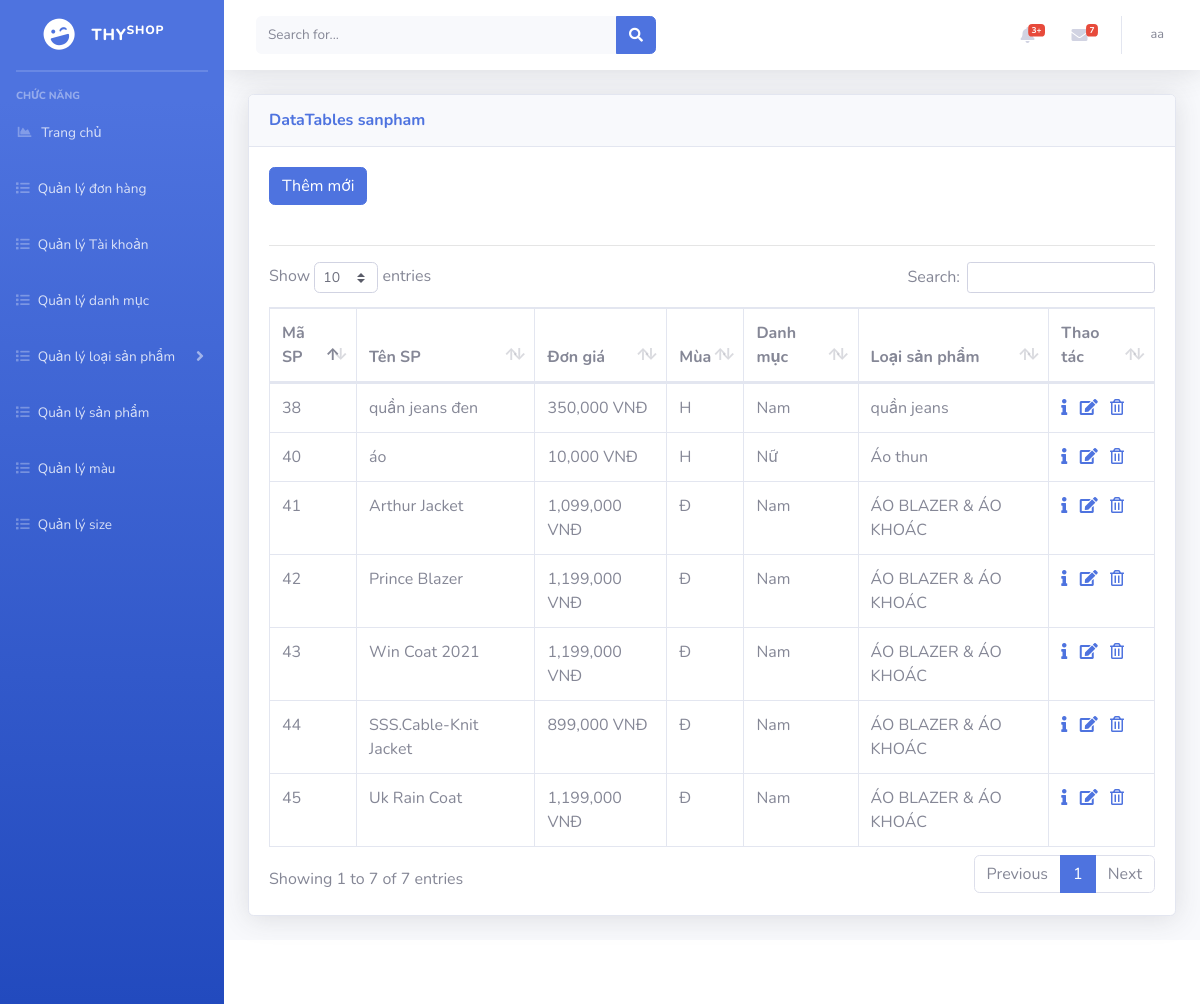
Screenshot of /admin/index.php?mod=sanpham (signed in) with the database file from the repository.
### tables this page shows
CREATE TABLE `sanpham` (
  `idSP` int(11) NOT NULL,
  `tenSP` varchar(100) NOT NULL,
  `donGia` decimal(10,0) NOT NULL,
  `mua` char(1) NOT NULL,
  `moTa` text NOT NULL,
  `trangThai` char(1) NOT NULL,
  `idLSP` int(11) NOT NULL
);

CREATE TABLE `loaisanpham` (
  `idLSP` int(11) NOT NULL,
  `tenLSP` varchar(200) NOT NULL,
  `trangThai` char(1) NOT NULL,
  `idDM` int(11) NOT NULL
);

CREATE TABLE `danhmuc` (
  `idDM` int(11) NOT NULL,
  `tenDM` varchar(200) NOT NULL,
  `trangThai` varchar(200) NOT NULL
);

### admin/models/connection.php (called while the page is built, shortened)
<?php
    class Connection{
        function __construct()
        {
            $server_name ="localhost";
            $username ="root";
            $password ="";
            $db_name ="shopthy";
            $this->conn = new mysqli($server_name,$username,$password,$db_name);
        }
    }
?>

### admin/models/model.php (called while the page is built, shortened)
<?php
 require_once('./models/connection.php');
class Model
{
    function __construct()
    {
        $conn_obj = new Connection();
        $this->conn = $conn_obj->conn;
    }
}
?>

### admin/controller/sanPhamController.php (called while the page is built, shortened)
<?php
require_once('./models/sanPhamModel.php');
class sanPhamController
{
    var $sp_model;
    public function __construct()
    {
        $this->sp_model = new sanPhamModel();
    }
    public function getAllSanPham()
    {
        $data = $this->sp_model->getAllSanPham();
        return $data;
    }
}

### admin/models/sanPhamModel.php (called while the page is built, shortened)
<?php
require_once('./models/model.php');
class sanPhamModel extends Model
{
    public function getAllSanPham()
    {
        $sql = "select * from sanpham where trangThai = 1";
        $rs = $this->conn->query($sql);
        $data = array();
        if ($rs->num_rows > 0) {
            while ($row = $rs->fetch_assoc()) {
                $data[] = $row;
            }
        }
        return $data;
    }
}

### admin/controller/loaiSanPhamController.php (called while the page is built, shortened)
<?php
    require_once('./models/loaiSanPhamModel.php');
    class loaiSanPhamController{
        var $lsp_model;
        public function __construct()
        {
            $this->lsp_model = new loaiSanPhamModel();
        }
        public function getTenLoaiSanPham($id){
            return $this->lsp_model->getTenLoaiSanPham($id);
        }
        public function getIdDanhmuc($id)
        {
            return $this->lsp_model->getIdDanhMuc($id);
        }
    }
?>

### admin/models/loaiSanPhamModel.php (called while the page is built, shortened)
<?php
require_once("./models/model.php");
class loaiSanPhamModel extends Model
{
    public function getTenLoaiSanPham($id){
        $query = "select tenLSP from loaisanpham where idLSP ='$id' ";
        $rs = $this->conn->query($query)->fetch_assoc();
        return $rs['tenLSP'];
    }
    public function getIdDanhMuc($id)
    {
        $query = "select idDM from loaisanpham where idLSP ='$id' ";
        $rs = $this->conn->query($query)->fetch_assoc();
        return $rs['idDM'];
    }
}

### admin/controller/danhMucController.php (called while the page is built, shortened)
<?php
    require_once('./models/danhmucModel.php');
    class danhMucController{
        var $dm_model;
        public function __construct()
        {
            $this->dm_model = new DanhMucModel();
        }
        public function getTenDM($idDM){
            $tenDM = $this->dm_model->getTenDM($idDM);
            return $tenDM;
        }
    }

### admin/models/danhmucModel.php (called while the page is built, shortened)
<?php
    require_once('./models/model.php');
    class DanhMucModel extends Model
    {
        public function getTenDM($idDM)
        {
            if($idDM!=null){
                $sql = "select tenDM from danhmuc where idDM = '$idDM'";
                $rs = $this->conn->query($sql)->fetch_assoc();
                return $rs['tenDM'];
            }
        }
    }
?>

### admin/views/sanpham/sanphamView.php (the view, shortened to what this page needs)
<?php
    require_once('controller/sanPhamController.php');
    require_once('controller/loaiSanPhamController.php');
    require_once('controller/danhMucController.php');
    $sp_controller = new sanPhamController();
    $lsp_controller = new loaiSanPhamController();
    $dm_controller = new danhMucController();
    $data = $sp_controller->getAllSanPham();
?>
<a href="?mod=sanpham&act=add" type="button" class="btn btn-primary">Thêm mới</a>
<br>
<br>
<hr>
<?php
    if($data == null){ ?>
        <p>Không có sản phẩm nào</p>
<?php
    }
    else{
?>
<table class="table table-bordered" id="dataTable" width="100%" cellspacing="0">
    <thead>
        <tr>
        <th scope="col">Mã SP</th>
        <th scope="col">Tên SP</th>
        <th scope="col">Đơn giá</th>
        <th scope="col">Mùa</th>
        <th scope="col">Danh mục</th>
        <th scope="col">Loại sản phẩm</th>
        <th scope="col">Thao tác</th>
        </tr>
    </thead>
    <tbody>
        <?php foreach ($data as $row) { ?>
        <tr>
            <td><?= $row['idSP'] ?></td>
            <td><?= $row['tenSP'] ?></td>
            <td><?= number_format($row['donGia'], 0) ." VNĐ";  ?></td>
            <td><?= $row['mua'] ?></td>
            <td><?= $dm_controller->getTenDM($lsp_controller->getIdDanhmuc((int)$row['idLSP'])) ?></td>
            <td><?= $lsp_controller->getTenLoaiSanPham((int)$row['idLSP']) ?></td>
            <td>
                <a href="?mod=sanpham&act=detail&id=<?= $row['idSP'] ?>"><i class="fas fa-info"></i></a> &nbsp;
                <a href="?mod=sanpham&act=edit&id=<?= $row['idSP'] ?>"><i class="fas fa-edit"></i></a> &nbsp;
                <a href="?mod=sanpham&act=delete&id=<?= $row['idSP'] ?>" onclick="return confirm('Bạn có thật sự muốn xóa ?');">
                    <i class="far fa-trash-alt"></i>
                </a>
            </td>
        </tr>
        <?php } ?>
</table>
<?php
    }
?>

### rows the page displays
sanpham: idSP "38", tenSP "quần jeans đen", donGia "350,000", mua "H", idLSP.tenDM "Nam", idLSP.tenLSP "quần jeans"
sanpham: idSP "40", tenSP "áo", donGia "10,000", mua "H", idLSP.tenDM "Nữ", idLSP.tenLSP "Áo thun"
sanpham: idSP "41", tenSP "Arthur Jacket", donGia "1,099,000", mua "Đ", idLSP.tenDM "Nam", idLSP.tenLSP "ÁO BLAZER & ÁO KHOÁC"
sanpham: idSP "42", tenSP "Prince Blazer", donGia "1,199,000", mua "Đ", idLSP.tenDM "Nam", idLSP.tenLSP "ÁO BLAZER & ÁO KHOÁC"
sanpham: idSP "43", tenSP "Win Coat 2021", donGia "1,199,000", mua "Đ", idLSP.tenDM "Nam", idLSP.tenLSP "ÁO BLAZER & ÁO KHOÁC"
sanpham: idSP "44", tenSP "SSS.Cable-Knit Jacket", donGia "899,000", mua "Đ", idLSP.tenDM "Nam", idLSP.tenLSP "ÁO BLAZER & ÁO KHOÁC"
sanpham: idSP "45", tenSP "Uk Rain Coat", donGia "1,199,000", mua "Đ", idLSP.tenDM "Nam", idLSP.tenLSP "ÁO BLAZER & ÁO KHOÁC"

### other values shown
$_SESSION['login']['tenND'] "aa"
$mod "sanpham"
